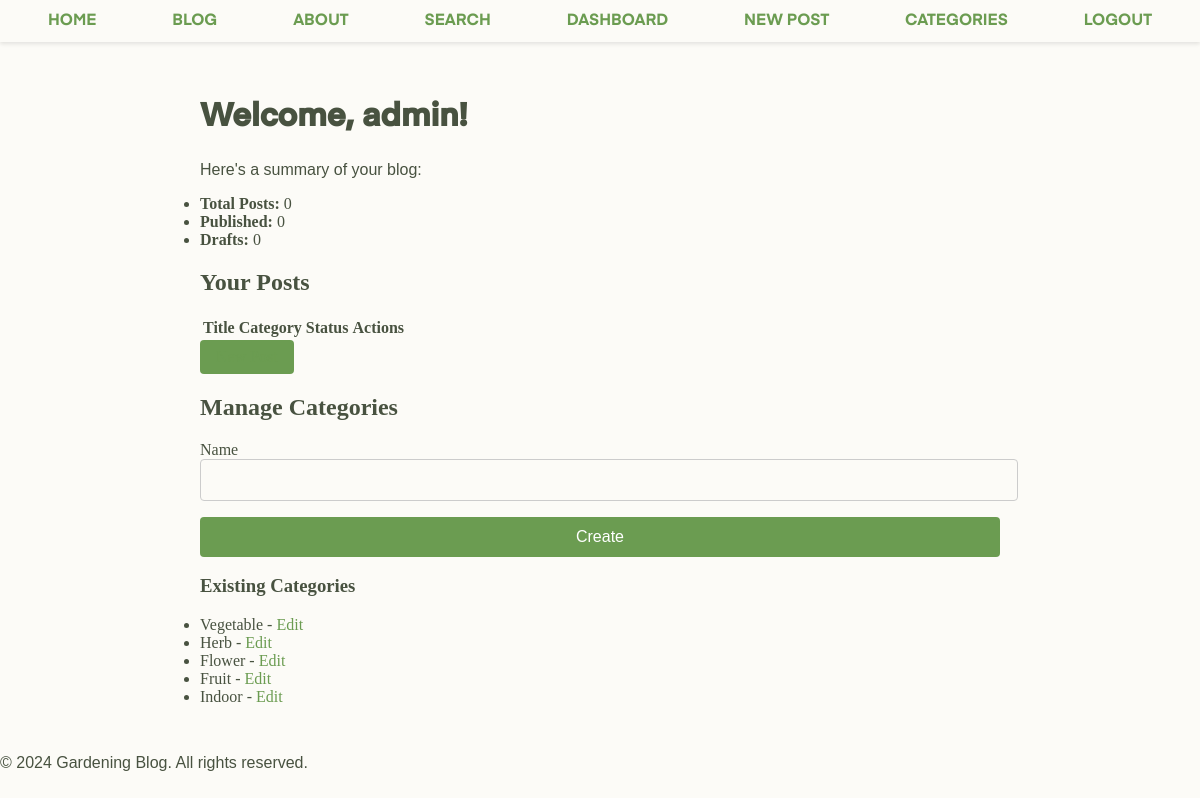
The page /admin (signed in) on the database its author committed.
### models.py (models this page shows, shortened)
class User(db.Model, UserMixin):
    id = db.Column(db.Integer, primary_key=True)
    username = db.Column(db.String(50), nullable=False, unique=True)
    email = db.Column(db.String(120), nullable=False, unique=True)
    password = db.Column(db.String(200), nullable=False)
    is_admin = db.Column(db.Boolean, default=False)

class Category(db.Model):
    id = db.Column(db.Integer, primary_key=True)
    name = db.Column(db.String(100), nullable=False, unique=True)
    slug = db.Column(db.String(100), nullable=False, unique=True)
    posts = db.relationship('Post', backref='category', lazy=True)

### app.py (the view)
@app.route('/admin')
@login_required
def admin_dashboard():
    if not current_user.is_admin:
        abort(403)  # Forbidden
    form = CategoryForm()
    categories = Category.query.all()
    posts = Post.query.all()
    return render_template('admin/dashboard.html', posts=posts, form=form, categories=categories)

### forms.py
class CategoryForm(FlaskForm):
    name = StringField('Name', validators=[DataRequired()])
    submit = SubmitField('Create')

### app.py (called while the page is built)
@login_manager.user_loader
def load_user(user_id):
    return User.query.get(int(user_id))

### templates/admin/dashboard.html (shortened to what this page needs)
{% extends "base.html" %}
{% block content %}
<h1>Welcome, {{ current_user.username }}!</h1>
<p>Here's a summary of your blog:</p>
<ul>
  <li><strong>Total Posts:</strong> {{ posts|length }}</li>
  <li><strong>Published:</strong> {{ posts|selectattr("status", "equalto", "published")|list|length }}</li>
  <li><strong>Drafts:</strong> {{ posts|selectattr("status", "equalto", "draft")|list|length }}</li>
</ul>
<h2>Your Posts</h2>
<table>
  <tr>
    <th>Title</th>
    <th>Category</th>
    <th>Status</th>
    <th>Actions</th>
  </tr>
</table>
<a href="{{ url_for('create_post') }}" class="btn">New Post</a>
<h2>Manage Categories</h2>
<form method="post" action="{{ url_for('admin_categories') }}">
  <div>
    {{ form.name.label }} {{ form.name(size=50) }}
  </div>
  {{ form.submit(class="btn") }}
</form>
<h3>Existing Categories</h3>
<ul>
  {% for category in categories %}
    <li>{{ category.name }} - <a href="{{ url_for('edit_category', category_id=category.id) }}">Edit</a></li>
  {% endfor %}
</ul>
{% endblock %}

### static/css/styles.css (style rules this page uses)
body, ul { margin: 0; padding: 0; background-color: #FCFBF7; color: #485240; }
input, textarea, select { display: block; width: 100%; padding: 0.5rem; font-size: 1rem; line-height: 1.5; color: #212121; background-color: transparent; border: 1px solid #ccc; border-radius: 4px; transition: border-color 0.3s; }
form div { margin-bottom: 1rem; }
.btn { display: inline-block; padding: 0.5rem 1rem; background-color: #6b9c51; color: #fff; text-decoration: none; border: none; border-radius: 4px; cursor: pointer; transition: background-color 0.3s; }
h1 { font-family: 'Eina', sans-serif !important; }
p { font-family: 'TT', sans-serif; }
a:link { color: #6b9c51; text-decoration: none; }

### rows shown on the page
User: username "admin"
Category: name "Vegetable"
Category: name "Herb"
Category: name "Flower"
Category: name "Fruit"
Category: name "Indoor"

### other values the page prints
{{ posts|length }} "0"
{{ posts|selectattr("status", "equalto", "published")|list|length }} "0"
{{ posts|selectattr("status", "equalto", "draft")|list|length }} "0"
